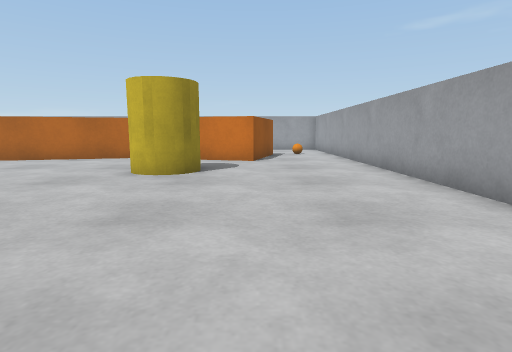
View 1 (above)

16 first-person views from a walk through a robot-simulator world made for Webots. The camera is 0.05 m above the floor, tilts 8° down and sees 80° across. The floor is counted in squares, 0.05 m on a side. Each view is taken from the middle of a square. On the plan, view 1 faces up. The plan holds only what a view shows up to about 12 squares ahead; the rest is blank. Robots are left out. Simple shapes and patterns stand in for the simulator's stock objects.

View 2
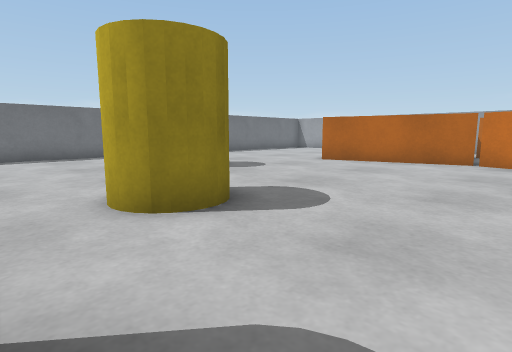

View 3
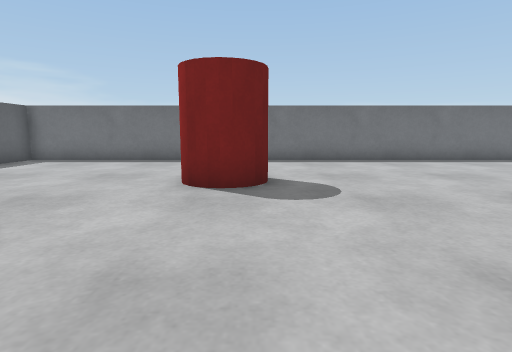

View 4
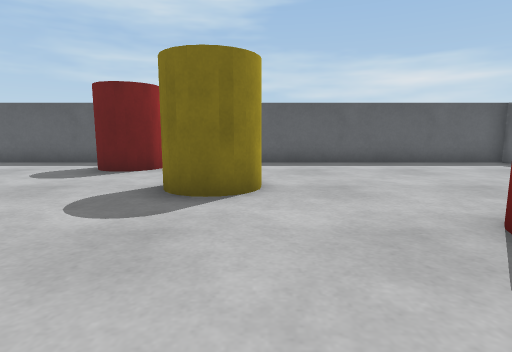

View 5
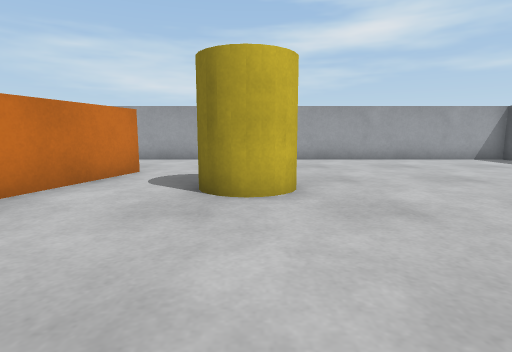

View 6
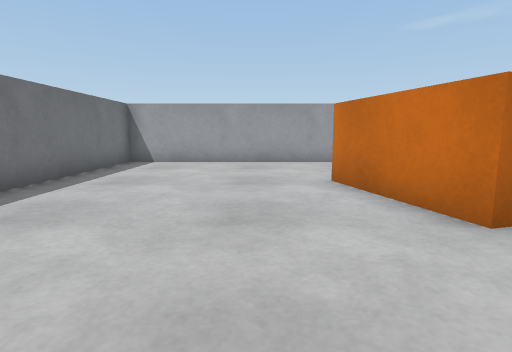

View 7
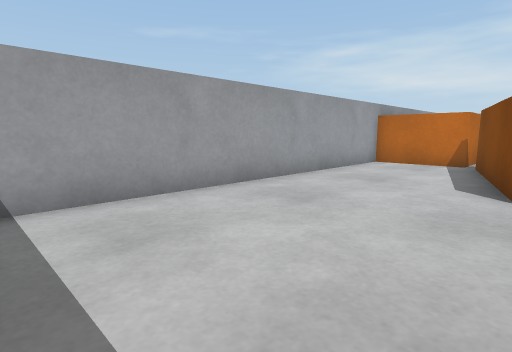

View 8
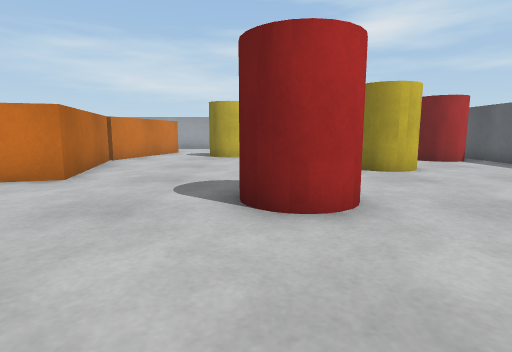

View 9
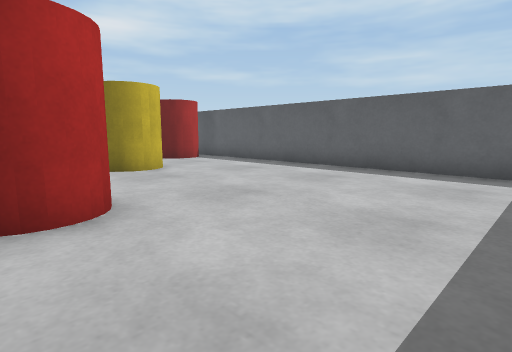

View 10
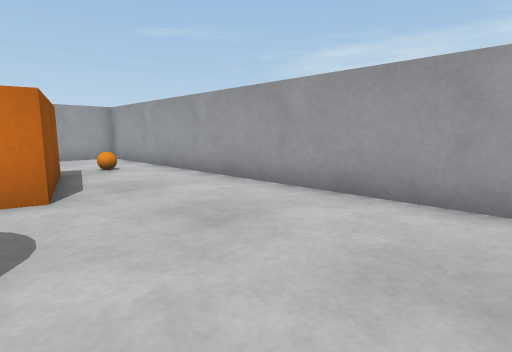

View 11
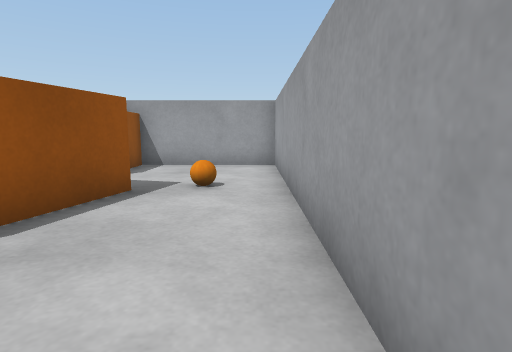

View 12
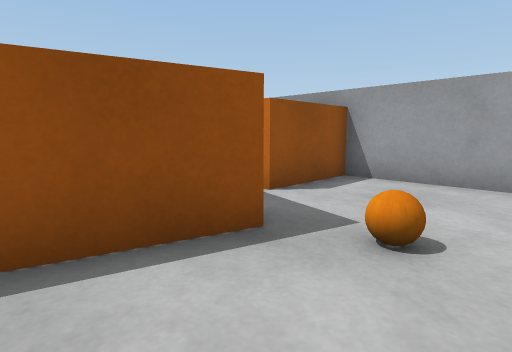

View 13
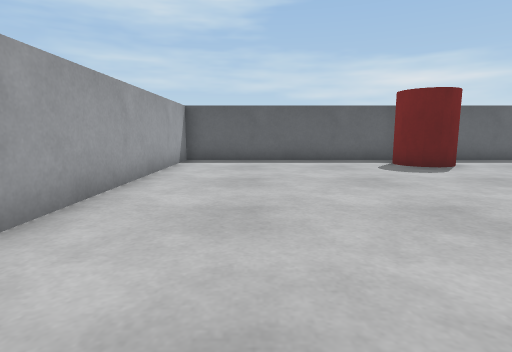

View 14
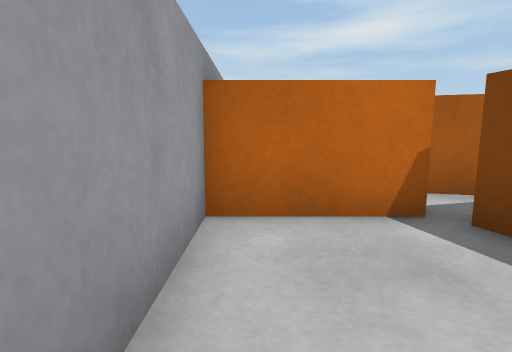

View 15
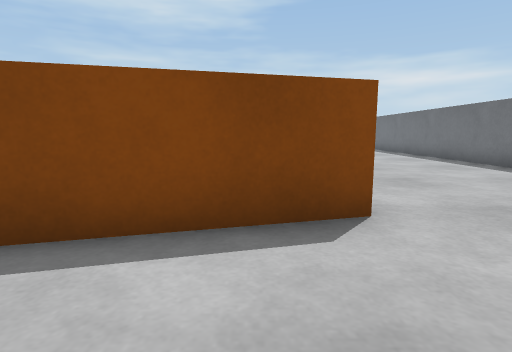

View 16
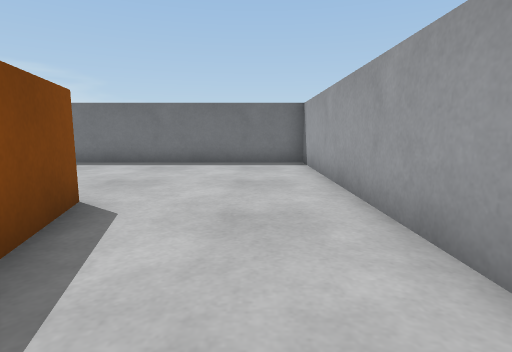

### Floor plan
Key: @ floor where view 1 was taken; # wall or solid block; . floor; B biscuit box; J jar; A ball.
Columns run from 17 left of view 1 to 4 right of it. Each row starts with its distance up from view 1.
 19 ############B   B#####
 18 #...........B   B....#
 17 #...........B   B....#
 16 #...........BB  B....#
 15 #.......BBBB.B   ..A.#
 14 #......B     B   BB..#
 13 #......B         B...#
 12 #......BBBBBBBBB B...#
 11 #.......B.......BB...#
 10 #....................#
  9 #.............J .....#
  8 #.............JJ.....#
  7 #....JJ........J.....#
  6 #....JJ..............#
  5 #....................#
  4 #........JJ..........#
  3 #........JJJ.........#
  2 #....................#
  1 #...........JJ.......#
  0 #...........JJ...@...#
 -1 #............J.......#
 -2 ######################

Positions as (right, up) in squares from view 1, and headings:
1: (0, 0), facing up
2: (-3, 1), facing up-left
3: (-5, 7), facing left
4: (-8, 9), facing down
5: (-8, 8), facing right
6: (-12, 8), facing up
7: (-16, 14), facing up-right
8: (-16, 7), facing right
9: (-16, 7), facing down-right
10: (-1, 6), facing up-right
11: (3, 9), facing up
12: (3, 12), facing up-left
13: (1, 10), facing down
14: (-9, 18), facing right
15: (-9, 18), facing down
16: (-6, 17), facing left
